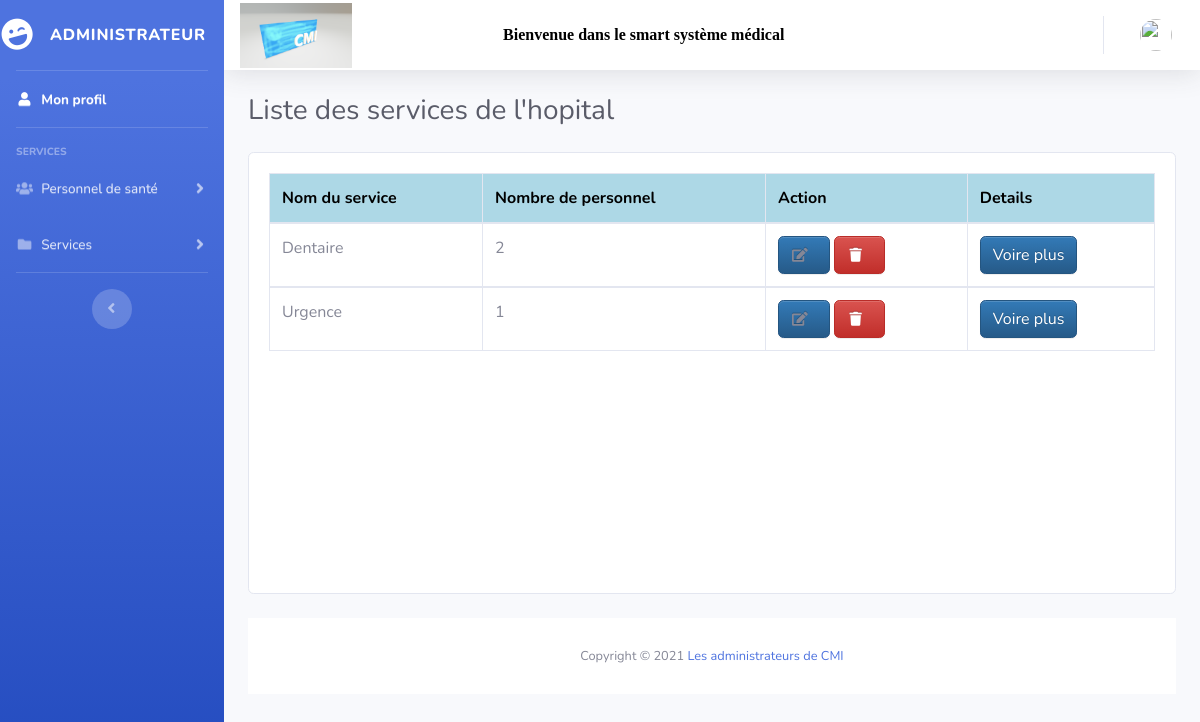
Screenshot of /Pages/list_service.php (signed in) with the database file from the repository.
### tables this page shows
CREATE TABLE IF NOT EXISTS `service` (
  `id_service` int(11) NOT NULL AUTO_INCREMENT,
  `designation_service` varchar(50) NOT NULL,
  PRIMARY KEY (`id_service`)
);

### Pages/list_service.php (the view, shortened to what this page needs)
<!DOCTYPE html>
<html lang="en">
<head>
  <link href="vendor/fontawesome-free/css/all.min.css" rel="stylesheet" type="text/css">
  <link href="css/sb-admin-2.min.css" rel="stylesheet">
   <link href="../bootstrap/css/bootstrap-theme.min.css" rel="stylesheet">
</head>
<body id="page-top">
  <div id="wrapper">
  <?php
       if (isset($_SESSION['matricule_personnel'])) {
          include('init/sidebar.php');
        }
        else {include('init/sidebar_adm.php');}
      ?>
    <div id="content-wrapper" class="d-flex flex-column">
      <div id="content">
       <?php include('init/head.php'); ?>
        <div class="container-fluid">
           <div class="d-sm-flex align-items-center justify-content-between mb-4">
             <h1 class="h3 mb-0 text-gray-800">Liste des services de l'hopital</h1>
           </div>
          <div class="contain">
            <div class="card mb-4" >
              <div class="card-body">
                 <div class="table-responsive" style="height: 400px;">
                  <table class="table table-bordered" id="dataTable" width="100%" cellspacing="0">
                    <thead>
                      <tr>
                        <th>Nom du service</th>
                        <th>Nombre de personnel</th>
                        <th <?php if(!isset($_SESSION['matricule'])){ echo 'hidden=';} else{ echo ''; } ?>>Action</th>
                        <th>Details</th>
                      </tr>
                    </thead>
                    <?php
                      include('pdo.php');
                    $liste_service = $pdo->query("SELECT service.id_service, `designation_service` , COUNT(matricule_personnel) FROM `service` LEFT JOIN appartenir on service.id_service = appartenir.id_service GROUP BY service.id_service ");
                        while ($row = $liste_service->fetch())
                        {?>
                    <tbody>
                      <tr>
                        <td> <?php echo $row['designation_service'] ?></td>
                        <td> <?php echo $row[2] ?></td>
                        <td <?php if(!isset($_SESSION['matricule'])){ echo 'hidden=';} else{ echo ''; } ?>><a class="btn btn-primary"><i class="fas fa-edit fa-sm fa-fw mr-2 text-white-400"></i></a> <a href="traitement/supp_service.php?id=<?php echo $row[0] ?>" class="btn btn-danger"><i class="fas fa-trash fa-sm fa-fw mr-2 text-white-400"></i></a></td>
                        <td><a href="Details_service.php?id=<?php echo $row[0]; ?>&nom_service=<?php echo $row[1]; ?>" class="btn btn-primary">Voire plus</a></td>
                      </tr>
                    </tbody>
                    <?php
                        }
                      ?>
                </table>
              </div>
            </div>
          </div>
        </div>
   <?php include('init/footer.php'); ?>

### Pages/list_service.php (style rules this page uses)
thead { background-color: lightblue; color: black; }

### rows the page displays
service: designation_service "Dentaire", row "2"
service: designation_service "Urgence", row "1"
